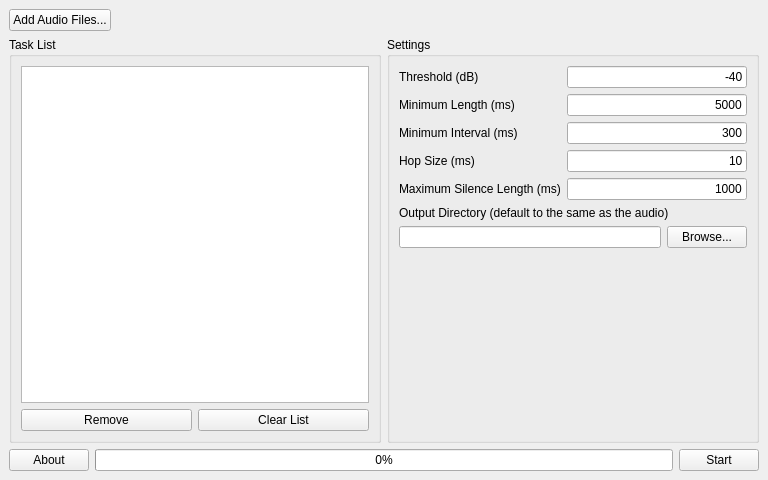
<?xml version="1.0" encoding="UTF-8"?>
<ui version="4.0">
 <class>MainWindow</class>
 <widget class="QMainWindow" name="MainWindow">
  <property name="geometry">
   <rect>
    <x>0</x>
    <y>0</y>
    <width>768</width>
    <height>480</height>
   </rect>
  </property>
  <property name="font">
   <font>
    <family>Microsoft YaHei UI</family>
   </font>
  </property>
  <property name="windowTitle">
   <string>MainWindow</string>
  </property>
  <widget class="QWidget" name="centralwidget">
   <layout class="QVBoxLayout" name="verticalLayout">
    <item>
     <layout class="QHBoxLayout" name="horizontalLayout_2">
      <item>
       <widget class="QPushButton" name="pushButtonAddFiles">
        <property name="enabled">
         <bool>true</bool>
        </property>
        <property name="sizePolicy">
         <sizepolicy hsizetype="Fixed" vsizetype="Fixed">
          <horstretch>0</horstretch>
          <verstretch>0</verstretch>
         </sizepolicy>
        </property>
        <property name="text">
         <string>Add Audio Files...</string>
        </property>
       </widget>
      </item>
      <item>
       <spacer name="horizontalSpacer">
        <property name="orientation">
         <enum>Qt::Horizontal</enum>
        </property>
        <property name="sizeHint" stdset="0">
         <size>
          <width>40</width>
          <height>20</height>
         </size>
        </property>
       </spacer>
      </item>
     </layout>
    </item>
    <item>
     <layout class="QHBoxLayout" name="horizontalLayout">
      <item>
       <widget class="QGroupBox" name="groupBox">
        <property name="sizePolicy">
         <sizepolicy hsizetype="Preferred" vsizetype="Minimum">
          <horstretch>0</horstretch>
          <verstretch>0</verstretch>
         </sizepolicy>
        </property>
        <property name="title">
         <string>Task List</string>
        </property>
        <layout class="QVBoxLayout" name="verticalLayout_2">
         <item>
          <widget class="QListWidget" name="listWidgetTaskList">
           <property name="frameShadow">
            <enum>QFrame::Plain</enum>
           </property>
           <property name="selectionMode">
            <enum>QAbstractItemView::ExtendedSelection</enum>
           </property>
          </widget>
         </item>
         <item>
          <layout class="QHBoxLayout" name="horizontalLayout_5">
           <item>
            <widget class="QPushButton" name="btnRemove">
             <property name="text">
              <string>Remove</string>
             </property>
            </widget>
           </item>
           <item>
            <widget class="QPushButton" name="pushButtonClearList">
             <property name="text">
              <string>Clear List</string>
             </property>
            </widget>
           </item>
          </layout>
         </item>
        </layout>
       </widget>
      </item>
      <item>
       <widget class="QGroupBox" name="groupBox_2">
        <property name="sizePolicy">
         <sizepolicy hsizetype="Preferred" vsizetype="Minimum">
          <horstretch>0</horstretch>
          <verstretch>0</verstretch>
         </sizepolicy>
        </property>
        <property name="title">
         <string>Settings</string>
        </property>
        <layout class="QVBoxLayout" name="verticalLayout_3">
         <item>
          <layout class="QFormLayout" name="formLayout">
           <item row="0" column="0">
            <widget class="QLabel" name="label_2">
             <property name="text">
              <string>Threshold (dB)</string>
             </property>
            </widget>
           </item>
           <item row="0" column="1">
            <widget class="QLineEdit" name="lineEditThreshold">
             <property name="text">
              <string>-40</string>
             </property>
             <property name="alignment">
              <set>Qt::AlignRight|Qt::AlignTrailing|Qt::AlignVCenter</set>
             </property>
            </widget>
           </item>
           <item row="1" column="0">
            <widget class="QLabel" name="label_3">
             <property name="text">
              <string>Minimum Length (ms)</string>
             </property>
            </widget>
           </item>
           <item row="1" column="1">
            <widget class="QLineEdit" name="lineEditMinLen">
             <property name="text">
              <string>5000</string>
             </property>
             <property name="alignment">
              <set>Qt::AlignRight|Qt::AlignTrailing|Qt::AlignVCenter</set>
             </property>
            </widget>
           </item>
           <item row="2" column="0">
            <widget class="QLabel" name="label_4">
             <property name="text">
              <string>Minimum Interval (ms)</string>
             </property>
            </widget>
           </item>
           <item row="2" column="1">
            <widget class="QLineEdit" name="lineEditMinInterval">
             <property name="text">
              <string>300</string>
             </property>
             <property name="alignment">
              <set>Qt::AlignRight|Qt::AlignTrailing|Qt::AlignVCenter</set>
             </property>
            </widget>
           </item>
           <item row="3" column="0">
            <widget class="QLabel" name="label_5">
             <property name="text">
              <string>Hop Size (ms)</string>
             </property>
            </widget>
           </item>
           <item row="3" column="1">
            <widget class="QLineEdit" name="lineEditHopSize">
             <property name="text">
              <string>10</string>
             </property>
             <property name="alignment">
              <set>Qt::AlignRight|Qt::AlignTrailing|Qt::AlignVCenter</set>
             </property>
            </widget>
           </item>
           <item row="4" column="0">
            <widget class="QLabel" name="label_6">
             <property name="text">
              <string>Maximum Silence Length (ms)</string>
             </property>
            </widget>
           </item>
           <item row="4" column="1">
            <widget class="QLineEdit" name="lineEditMaxSilence">
             <property name="text">
              <string>1000</string>
             </property>
             <property name="alignment">
              <set>Qt::AlignRight|Qt::AlignTrailing|Qt::AlignVCenter</set>
             </property>
            </widget>
           </item>
          </layout>
         </item>
         <item>
          <widget class="QLabel" name="label_7">
           <property name="text">
            <string>Output Directory (default to the same as the audio)</string>
           </property>
          </widget>
         </item>
         <item>
          <layout class="QHBoxLayout" name="horizontalLayout_4">
           <item>
            <widget class="QLineEdit" name="lineEditOutputDir">
             <property name="text">
              <string/>
             </property>
             <property name="alignment">
              <set>Qt::AlignLeading|Qt::AlignLeft|Qt::AlignVCenter</set>
             </property>
            </widget>
           </item>
           <item>
            <widget class="QPushButton" name="pushButtonBrowse">
             <property name="text">
              <string>Browse...</string>
             </property>
            </widget>
           </item>
          </layout>
         </item>
         <item>
          <spacer name="verticalSpacer">
           <property name="orientation">
            <enum>Qt::Vertical</enum>
           </property>
           <property name="sizeHint" stdset="0">
            <size>
             <width>20</width>
             <height>40</height>
            </size>
           </property>
          </spacer>
         </item>
        </layout>
       </widget>
      </item>
     </layout>
    </item>
    <item>
     <layout class="QHBoxLayout" name="horizontalLayout_3">
      <item>
       <widget class="QPushButton" name="pushButtonAbout">
        <property name="text">
         <string>About</string>
        </property>
       </widget>
      </item>
      <item>
       <widget class="QProgressBar" name="progressBar">
        <property name="value">
         <number>0</number>
        </property>
       </widget>
      </item>
      <item>
       <widget class="QPushButton" name="pushButtonStart">
        <property name="text">
         <string>Start</string>
        </property>
       </widget>
      </item>
     </layout>
    </item>
   </layout>
  </widget>
 </widget>
 <resources/>
 <connections/>
</ui>
